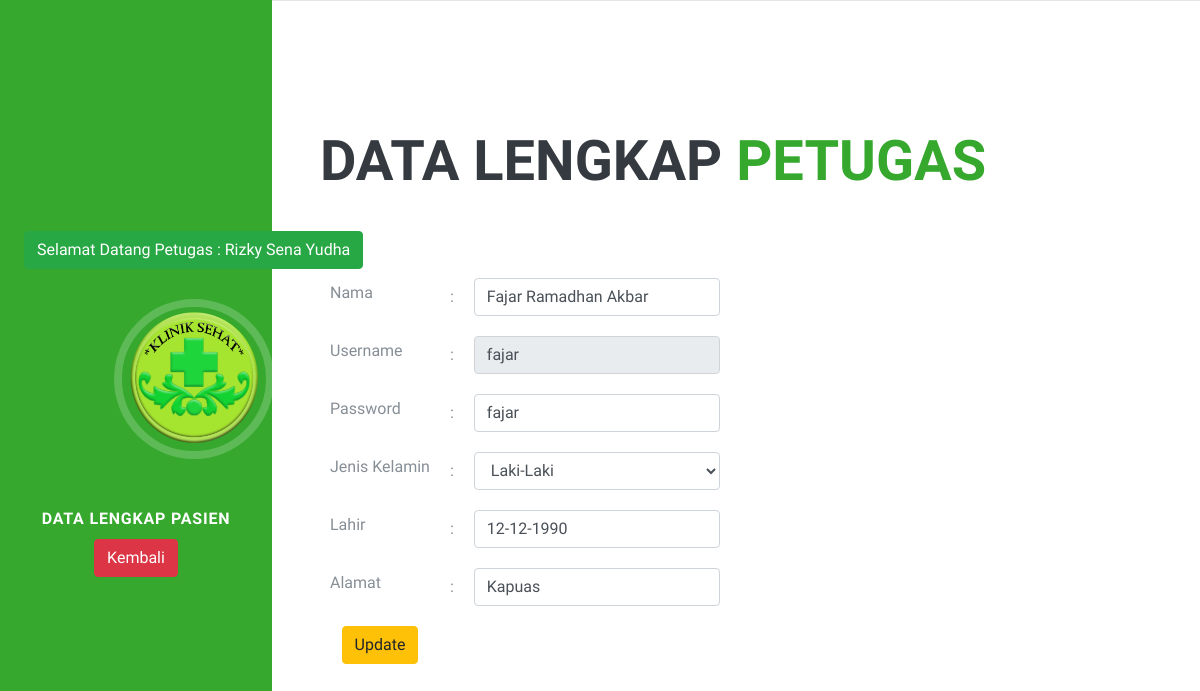
/edit_petugas.php?username=fajar (signed in), run on an earlier commit of the app's database.
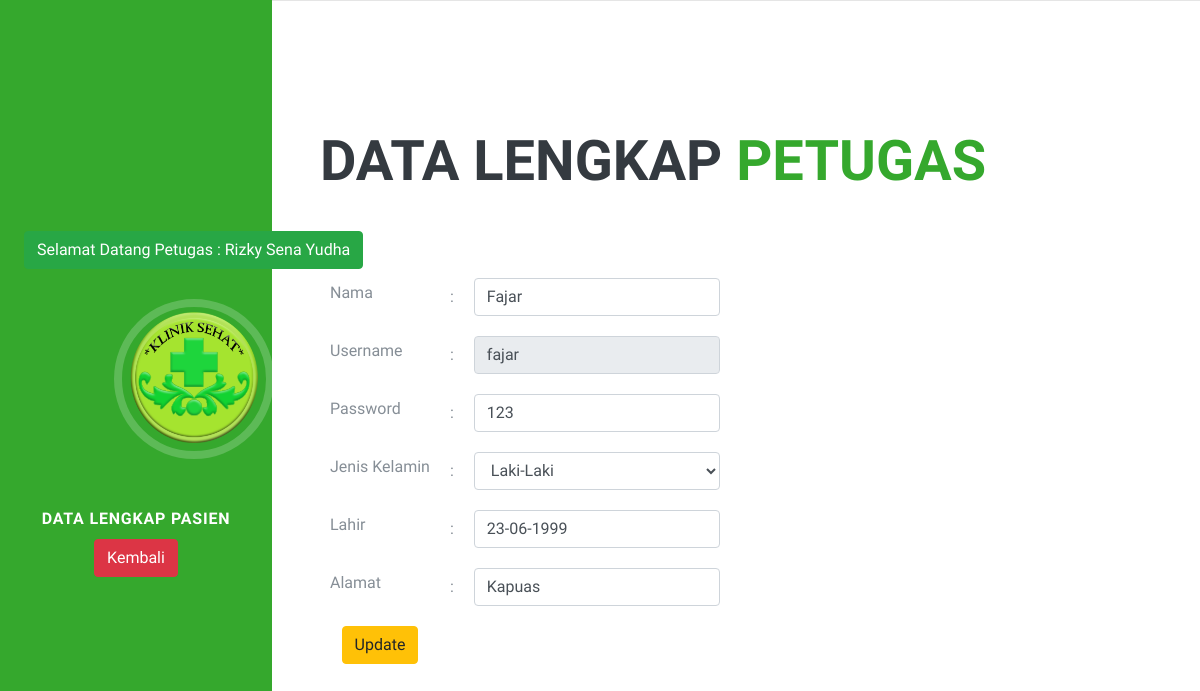
And on a later commit of the database.
### tables this page shows
CREATE TABLE IF NOT EXISTS `tb_petugas` (
  `id` int(11) NOT NULL AUTO_INCREMENT,
  `nama` varchar(500) NOT NULL,
  `username` varchar(100) NOT NULL,
  `password` varchar(100) NOT NULL,
  `jk` varchar(10) NOT NULL,
  `lahir` varchar(100) NOT NULL,
  `alamat` varchar(500) NOT NULL,
  PRIMARY KEY (`id`)
);

### edit_petugas.php (the view, shortened to what this page needs)
<?php
include "koneksi.php";
      $username  = $_GET['username'];
?>
<!DOCTYPE html>
<html lang="en">
  <head>
    <link href="vendor/bootstrap/css/bootstrap.min.css" rel="stylesheet">
    <link href="vendor/fontawesome-free/css/all.min.css" rel="stylesheet">
    <link href="css/resume.min.css" rel="stylesheet">
  </head>
  <body id="page-top">
    <nav class="navbar navbar-expand-lg navbar-dark fixed-top" style="background-color:#35a82d" id="sideNav">
      <a class="navbar-brand js-scroll-trigger" href="#page-top">
        <span class="d-none d-lg-block">
          <?php
            $user = $_SESSION['username'];
            $result_user  = mysqli_query($conn, "SELECT nama FROM tb_login WHERE username = '$user'");
            while ($row = $result_user-> fetch_assoc()) {
           ?>
          <span class="btn btn-success"><marquee>Selamat Datang Petugas : <?php echo $row['nama'];} ?>  </marquee></span><br><br>
          <img class="img-fluid img-profile rounded-circle mx-auto mb-2" src="img/logo1.png" alt="">
        </span>
      </a>
      <br>
      <div class="collapse navbar-collapse" id="navbarSupportedContent">
        <ul class="navbar-nav">
          <li class="nav-item">
            <a class="nav-link js-scroll-trigger" href="#isidata">Data Lengkap Pasien</a>
          </li>
          <li class="nav-item">
            <a href="login_admin.php?id=#tampilpetugas" class="btn btn-danger js-scroll-trigger" >Kembali</a>
          </li>
        </ul>
      </div>
    </nav>
    <div class="container-fluid p-0">
      <section class="resume-section p-3 p-lg-5 d-flex flex-column" id="isidata">
        <div class="my-auto">
          <h2 class="mb-5">Data Lengkap  <span style="color:#35a82d" > Petugas </span></h2>
        <form class="" action="" method="post">
          <br>
          <?php
          $sql = "SELECT * FROM tb_petugas WHERE username = '$username'";
          $result = mysqli_query($conn,$sql);
          while ($row = $result->fetch_assoc()) {
           ?>
           <form class="" action="" method="post">
          <table cellspacing="0" cellpadding="10">
            <tr>
              <td>
                <label for="">Nama</label>
              </td>
              <td>
                :
              </td>
              <td>
                <input type="text" class="form-control" name="nama" value="<?php echo $row['nama']; ?>">
              </td>
            </tr>
            <tr>
              <td>
                <label for="">Username</label>
              </td>
              <td>
                :
              </td>
              <td>
                <input type="text" class="form-control" readonly name="username" value="<?php echo $row['username']; ?>">
              </td>
            </tr>
            <tr>
              <td>
                <label for="">Password</label>
              </td>
              <td>
                :
              </td>
              <td>
                <input type="text" class="form-control" name="password" value="<?php echo $row['password']; ?>">
              </td>
            </tr>
            <tr>
              <td>
                <label for="">Jenis Kelamin</label>
              </td>
              <td>
                :
              </td>
              <td>
              <select class="form-control" name="jk">
                  <?php if ($row['jk'] == 'P'): ?>
                    {
                      <option value="P">Perempuan</option>
                      <option value="L">Laki-Laki</option>
                    }
                    <?php elseif ($row['jk'] == 'L'): ?> {
                      <option value="L">Laki-Laki</option>
                  <?php endif ?>
                  </select>
              </td>
            </tr>
            <tr>
              <td>
                <label for="">Lahir</label>
              </td>
              <td>
                :
              </td>
              <td>
                <input type="text" class="form-control" name="lahir" value="<?php echo $row['lahir']; ?>">
              </td>
            </tr>
            <tr>
              <td>
                <label for="">Alamat</label>
              </td>
              <td>
                :
              </td>
              <td>
                <input type="text" class="form-control" name="alamat" value="<?php echo $row['alamat']; ?>">
              </td>
            </tr>
            <tr>
              <td>
                <center>
                <input type="submit" name="update_data" class="btn btn-warning" value="Update">
              </center>
              </td>
            </tr>
          </table><?php } ?></form>
        </div>
      </section>
  </body>
</html>

What changed in the data, as far as the page shows it:
removed tb_petugas: nama "Fajar Ramadhan Akbar", username "fajar", password "fajar", jk "Laki-Laki", lahir "12-12-1990", alamat "Kapuas"
added tb_petugas: nama "Fajar", username "fajar", password "123", jk "Laki-Laki", lahir "23-06-1999", alamat "Kapuas"
